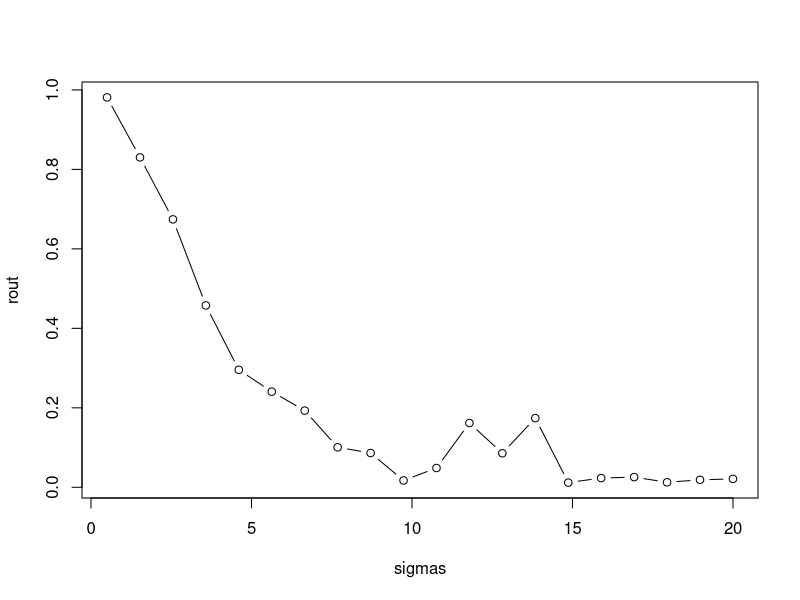
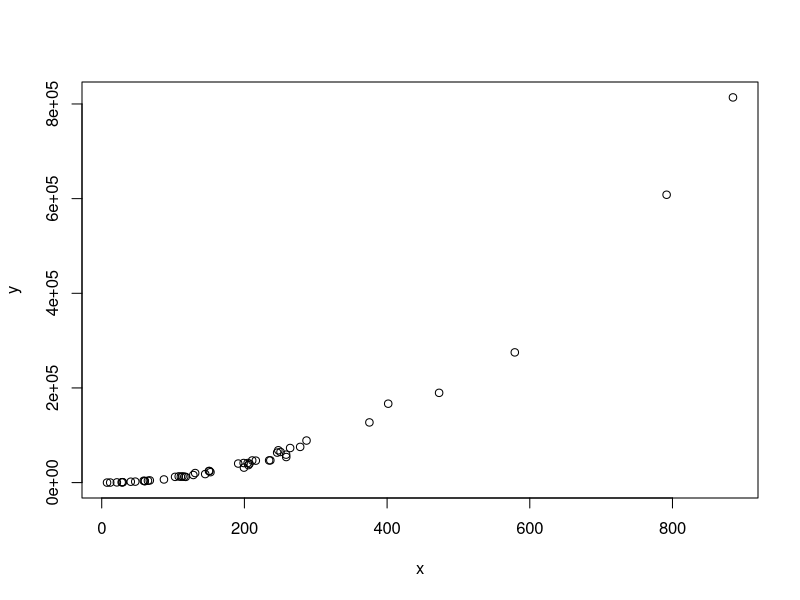

These figures' R source, in order:
## Is R-Squared Useless?
## Translated/adapted from this resource: https://data.library.virginia.edu/is-r-squared-useless/
## All credit to the above sources

##First, practically, how to get R-Squared out of R
x = 1:20 #IV
set.seed(1) #for reproducibility
y = 2 + 0.5*x + rnorm(20,0,3) #dv; function of x with gaussian random error
mod = lm(y~x) #simple linear regression
summary(mod)$r.squared #request just r squared val

##Calculating R-squared by hand
f = mod$fitted.values #extract fitted/predicted values from model
mss = sum((f - mean(f))^2)
tss = sum((y - mean(y))^2)
mss/tss

##Problems with R-squared

#1. R does not measure goodness of fit. If sigma-squared is high
#it can drive R-squared low, even when model is perfect.

r2.0 <- function(sig) {
  x = seq(1,10,length.out = 100) #our predictor
  y = 2 + 1.2*x + rnorm(100,0,sd = sig) #our response, function of x+noise
  summary(lm(y~x))$r.squared #print r-squared
}

sigmas = seq(0.5, 20, length.out = 20) #apply function to sigmas
rout = sapply(sigmas, r2.0)
plot(rout ~ sigmas, type="b")

#2. R-squared can be arbitrarily close to 1 when the model is wrong
set.seed(1) 
x = rexp(50, rate=0.005) #predictor comes from exponential distribution
y = (x-1)^2 * runif(50, min=0.8, max=1.2) #non-linear data gen
plot(x,y) #clearly non-linear
summary(lm(y~x))$r.squared

#3. R-squared says nothing about prediction error, even with sigma-squared
#exactly the same, and no change in coeffs. Changing range of X messes with 
#R-squared
x = seq(1,10,length.out=100)
set.seed(1)
y = 2 + 1.2*x + rnorm(100,0,sd=0.9)
mod1 = lm(y~x)
summary(mod1)$r.squared
sum((fitted(mod1) - y)^2)/100

#Repeat the above, but change range of x

x = seq(1,2,length.out=100)
set.seed(1)
y = 2 + 1.2*x + rnorm(100,0,sd=0.9)
mod1 = lm(y~x)
summary(mod1)$r.squared
sum((fitted(mod1) - y)^2)/100
